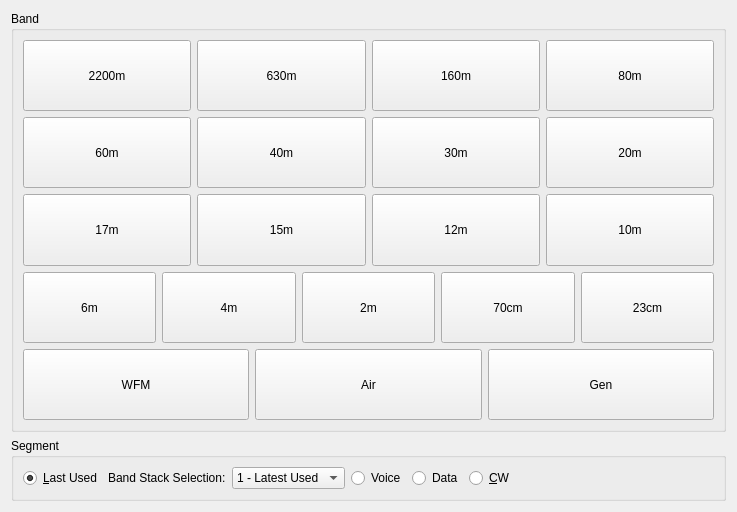
<?xml version="1.0" encoding="UTF-8"?>
<ui version="4.0">
 <class>bandbuttons</class>
 <widget class="QWidget" name="bandbuttons">
  <property name="geometry">
   <rect>
    <x>0</x>
    <y>0</y>
    <width>737</width>
    <height>512</height>
   </rect>
  </property>
  <property name="windowTitle">
   <string>Form</string>
  </property>
  <layout class="QVBoxLayout" name="verticalLayout">
   <item>
    <widget class="QGroupBox" name="groupBox_3">
     <property name="title">
      <string>Band</string>
     </property>
     <layout class="QVBoxLayout" name="verticalLayout_6">
      <item>
       <layout class="QHBoxLayout" name="horizontalLayout_26">
        <property name="topMargin">
         <number>0</number>
        </property>
        <property name="rightMargin">
         <number>0</number>
        </property>
        <item>
         <widget class="QPushButton" name="band2200mbtn">
          <property name="sizePolicy">
           <sizepolicy hsizetype="Minimum" vsizetype="MinimumExpanding">
            <horstretch>0</horstretch>
            <verstretch>0</verstretch>
           </sizepolicy>
          </property>
          <property name="maximumSize">
           <size>
            <width>16777215</width>
            <height>128</height>
           </size>
          </property>
          <property name="text">
           <string>2200m</string>
          </property>
         </widget>
        </item>
        <item>
         <widget class="QPushButton" name="band630mbtn">
          <property name="sizePolicy">
           <sizepolicy hsizetype="Minimum" vsizetype="MinimumExpanding">
            <horstretch>0</horstretch>
            <verstretch>0</verstretch>
           </sizepolicy>
          </property>
          <property name="maximumSize">
           <size>
            <width>16777215</width>
            <height>128</height>
           </size>
          </property>
          <property name="text">
           <string>630m</string>
          </property>
         </widget>
        </item>
        <item>
         <widget class="QPushButton" name="band160mbtn">
          <property name="sizePolicy">
           <sizepolicy hsizetype="Minimum" vsizetype="MinimumExpanding">
            <horstretch>0</horstretch>
            <verstretch>0</verstretch>
           </sizepolicy>
          </property>
          <property name="maximumSize">
           <size>
            <width>16777215</width>
            <height>128</height>
           </size>
          </property>
          <property name="text">
           <string>160m</string>
          </property>
          <property name="shortcut">
           <string>L</string>
          </property>
         </widget>
        </item>
        <item>
         <widget class="QPushButton" name="band80mbtn">
          <property name="sizePolicy">
           <sizepolicy hsizetype="Minimum" vsizetype="MinimumExpanding">
            <horstretch>0</horstretch>
            <verstretch>0</verstretch>
           </sizepolicy>
          </property>
          <property name="maximumSize">
           <size>
            <width>16777215</width>
            <height>128</height>
           </size>
          </property>
          <property name="text">
           <string>80m</string>
          </property>
          <property name="shortcut">
           <string>8</string>
          </property>
         </widget>
        </item>
       </layout>
      </item>
      <item>
       <layout class="QHBoxLayout" name="horizontalLayout_8">
        <item>
         <widget class="QPushButton" name="band60mbtn">
          <property name="sizePolicy">
           <sizepolicy hsizetype="Minimum" vsizetype="MinimumExpanding">
            <horstretch>0</horstretch>
            <verstretch>0</verstretch>
           </sizepolicy>
          </property>
          <property name="maximumSize">
           <size>
            <width>16777215</width>
            <height>128</height>
           </size>
          </property>
          <property name="text">
           <string>60m</string>
          </property>
          <property name="shortcut">
           <string>S</string>
          </property>
         </widget>
        </item>
        <item>
         <widget class="QPushButton" name="band40mbtn">
          <property name="sizePolicy">
           <sizepolicy hsizetype="Minimum" vsizetype="MinimumExpanding">
            <horstretch>0</horstretch>
            <verstretch>0</verstretch>
           </sizepolicy>
          </property>
          <property name="maximumSize">
           <size>
            <width>16777215</width>
            <height>128</height>
           </size>
          </property>
          <property name="text">
           <string>40m</string>
          </property>
          <property name="shortcut">
           <string>4</string>
          </property>
         </widget>
        </item>
        <item>
         <widget class="QPushButton" name="band30mbtn">
          <property name="sizePolicy">
           <sizepolicy hsizetype="Minimum" vsizetype="MinimumExpanding">
            <horstretch>0</horstretch>
            <verstretch>0</verstretch>
           </sizepolicy>
          </property>
          <property name="maximumSize">
           <size>
            <width>16777215</width>
            <height>128</height>
           </size>
          </property>
          <property name="text">
           <string>30m</string>
          </property>
          <property name="shortcut">
           <string>3</string>
          </property>
         </widget>
        </item>
        <item>
         <widget class="QPushButton" name="band20mbtn">
          <property name="sizePolicy">
           <sizepolicy hsizetype="Minimum" vsizetype="MinimumExpanding">
            <horstretch>0</horstretch>
            <verstretch>0</verstretch>
           </sizepolicy>
          </property>
          <property name="maximumSize">
           <size>
            <width>16777215</width>
            <height>128</height>
           </size>
          </property>
          <property name="text">
           <string>20m</string>
          </property>
          <property name="shortcut">
           <string>2</string>
          </property>
         </widget>
        </item>
       </layout>
      </item>
      <item>
       <layout class="QHBoxLayout" name="horizontalLayout_9">
        <item>
         <widget class="QPushButton" name="band17mbtn">
          <property name="sizePolicy">
           <sizepolicy hsizetype="Minimum" vsizetype="MinimumExpanding">
            <horstretch>0</horstretch>
            <verstretch>0</verstretch>
           </sizepolicy>
          </property>
          <property name="maximumSize">
           <size>
            <width>16777215</width>
            <height>128</height>
           </size>
          </property>
          <property name="text">
           <string>17m</string>
          </property>
          <property name="shortcut">
           <string>7</string>
          </property>
         </widget>
        </item>
        <item>
         <widget class="QPushButton" name="band15mbtn">
          <property name="sizePolicy">
           <sizepolicy hsizetype="Minimum" vsizetype="MinimumExpanding">
            <horstretch>0</horstretch>
            <verstretch>0</verstretch>
           </sizepolicy>
          </property>
          <property name="maximumSize">
           <size>
            <width>16777215</width>
            <height>128</height>
           </size>
          </property>
          <property name="text">
           <string>15m</string>
          </property>
          <property name="shortcut">
           <string>5</string>
          </property>
         </widget>
        </item>
        <item>
         <widget class="QPushButton" name="band12mbtn">
          <property name="sizePolicy">
           <sizepolicy hsizetype="Minimum" vsizetype="MinimumExpanding">
            <horstretch>0</horstretch>
            <verstretch>0</verstretch>
           </sizepolicy>
          </property>
          <property name="maximumSize">
           <size>
            <width>16777215</width>
            <height>128</height>
           </size>
          </property>
          <property name="text">
           <string>12m</string>
          </property>
          <property name="shortcut">
           <string>T</string>
          </property>
         </widget>
        </item>
        <item>
         <widget class="QPushButton" name="band10mbtn">
          <property name="sizePolicy">
           <sizepolicy hsizetype="Minimum" vsizetype="MinimumExpanding">
            <horstretch>0</horstretch>
            <verstretch>0</verstretch>
           </sizepolicy>
          </property>
          <property name="maximumSize">
           <size>
            <width>16777215</width>
            <height>128</height>
           </size>
          </property>
          <property name="text">
           <string>10m</string>
          </property>
          <property name="shortcut">
           <string>1</string>
          </property>
         </widget>
        </item>
       </layout>
      </item>
      <item>
       <layout class="QHBoxLayout" name="horizontalLayout_10">
        <item>
         <widget class="QPushButton" name="band6mbtn">
          <property name="sizePolicy">
           <sizepolicy hsizetype="Minimum" vsizetype="MinimumExpanding">
            <horstretch>0</horstretch>
            <verstretch>0</verstretch>
           </sizepolicy>
          </property>
          <property name="maximumSize">
           <size>
            <width>16777215</width>
            <height>128</height>
           </size>
          </property>
          <property name="text">
           <string>6m</string>
          </property>
          <property name="shortcut">
           <string>6</string>
          </property>
         </widget>
        </item>
        <item>
         <widget class="QPushButton" name="band4mbtn">
          <property name="sizePolicy">
           <sizepolicy hsizetype="Minimum" vsizetype="MinimumExpanding">
            <horstretch>0</horstretch>
            <verstretch>0</verstretch>
           </sizepolicy>
          </property>
          <property name="maximumSize">
           <size>
            <width>16777215</width>
            <height>128</height>
           </size>
          </property>
          <property name="text">
           <string>4m</string>
          </property>
          <property name="shortcut">
           <string>$</string>
          </property>
         </widget>
        </item>
        <item>
         <widget class="QPushButton" name="band2mbtn">
          <property name="sizePolicy">
           <sizepolicy hsizetype="Minimum" vsizetype="MinimumExpanding">
            <horstretch>0</horstretch>
            <verstretch>0</verstretch>
           </sizepolicy>
          </property>
          <property name="maximumSize">
           <size>
            <width>16777215</width>
            <height>128</height>
           </size>
          </property>
          <property name="text">
           <string>2m</string>
          </property>
          <property name="shortcut">
           <string>V</string>
          </property>
         </widget>
        </item>
        <item>
         <widget class="QPushButton" name="band70cmbtn">
          <property name="sizePolicy">
           <sizepolicy hsizetype="Minimum" vsizetype="MinimumExpanding">
            <horstretch>0</horstretch>
            <verstretch>0</verstretch>
           </sizepolicy>
          </property>
          <property name="maximumSize">
           <size>
            <width>16777215</width>
            <height>128</height>
           </size>
          </property>
          <property name="text">
           <string>70cm</string>
          </property>
          <property name="shortcut">
           <string>U</string>
          </property>
         </widget>
        </item>
        <item>
         <widget class="QPushButton" name="band23cmbtn">
          <property name="sizePolicy">
           <sizepolicy hsizetype="Minimum" vsizetype="MinimumExpanding">
            <horstretch>0</horstretch>
            <verstretch>0</verstretch>
           </sizepolicy>
          </property>
          <property name="maximumSize">
           <size>
            <width>16777215</width>
            <height>128</height>
           </size>
          </property>
          <property name="text">
           <string>23cm</string>
          </property>
          <property name="shortcut">
           <string/>
          </property>
         </widget>
        </item>
       </layout>
      </item>
      <item>
       <layout class="QHBoxLayout" name="horizontalLayout_11">
        <item>
         <widget class="QPushButton" name="bandWFMbtn">
          <property name="sizePolicy">
           <sizepolicy hsizetype="Minimum" vsizetype="MinimumExpanding">
            <horstretch>0</horstretch>
            <verstretch>0</verstretch>
           </sizepolicy>
          </property>
          <property name="maximumSize">
           <size>
            <width>16777215</width>
            <height>128</height>
           </size>
          </property>
          <property name="text">
           <string>WFM</string>
          </property>
          <property name="shortcut">
           <string>W</string>
          </property>
         </widget>
        </item>
        <item>
         <widget class="QPushButton" name="bandAirbtn">
          <property name="sizePolicy">
           <sizepolicy hsizetype="Minimum" vsizetype="MinimumExpanding">
            <horstretch>0</horstretch>
            <verstretch>0</verstretch>
           </sizepolicy>
          </property>
          <property name="maximumSize">
           <size>
            <width>16777215</width>
            <height>128</height>
           </size>
          </property>
          <property name="text">
           <string>Air</string>
          </property>
          <property name="shortcut">
           <string>A</string>
          </property>
         </widget>
        </item>
        <item>
         <widget class="QPushButton" name="bandGenbtn">
          <property name="sizePolicy">
           <sizepolicy hsizetype="Minimum" vsizetype="MinimumExpanding">
            <horstretch>0</horstretch>
            <verstretch>0</verstretch>
           </sizepolicy>
          </property>
          <property name="maximumSize">
           <size>
            <width>16777215</width>
            <height>128</height>
           </size>
          </property>
          <property name="text">
           <string>Gen</string>
          </property>
          <property name="shortcut">
           <string>G</string>
          </property>
         </widget>
        </item>
       </layout>
      </item>
     </layout>
    </widget>
   </item>
   <item>
    <widget class="QGroupBox" name="groupBox_4">
     <property name="sizePolicy">
      <sizepolicy hsizetype="Preferred" vsizetype="Fixed">
       <horstretch>0</horstretch>
       <verstretch>0</verstretch>
      </sizepolicy>
     </property>
     <property name="title">
      <string>Segment</string>
     </property>
     <layout class="QHBoxLayout" name="horizontalLayout_12">
      <item>
       <widget class="QRadioButton" name="bandStkLastUsedBtn">
        <property name="text">
         <string>&amp;Last Used</string>
        </property>
        <property name="iconSize">
         <size>
          <width>16</width>
          <height>16</height>
         </size>
        </property>
        <property name="checked">
         <bool>true</bool>
        </property>
       </widget>
      </item>
      <item>
       <widget class="QLabel" name="label">
        <property name="text">
         <string>Band Stack Selection:</string>
        </property>
       </widget>
      </item>
      <item>
       <widget class="QComboBox" name="bandStkPopdown">
        <item>
         <property name="text">
          <string>1 - Latest Used</string>
         </property>
        </item>
        <item>
         <property name="text">
          <string>2 - Older</string>
         </property>
        </item>
        <item>
         <property name="text">
          <string>3 - Oldest Used</string>
         </property>
        </item>
       </widget>
      </item>
      <item>
       <widget class="QRadioButton" name="bandStkVoiceBtn">
        <property name="text">
         <string>Voice</string>
        </property>
       </widget>
      </item>
      <item>
       <widget class="QRadioButton" name="bandStkDataBtn">
        <property name="text">
         <string>Data</string>
        </property>
       </widget>
      </item>
      <item>
       <widget class="QRadioButton" name="bandStkCWBtn">
        <property name="text">
         <string>&amp;CW</string>
        </property>
       </widget>
      </item>
      <item>
       <spacer name="horizontalSpacer">
        <property name="orientation">
         <enum>Qt::Horizontal</enum>
        </property>
        <property name="sizeHint" stdset="0">
         <size>
          <width>40</width>
          <height>20</height>
         </size>
        </property>
       </spacer>
      </item>
     </layout>
    </widget>
   </item>
  </layout>
 </widget>
 <resources/>
 <connections/>
</ui>
